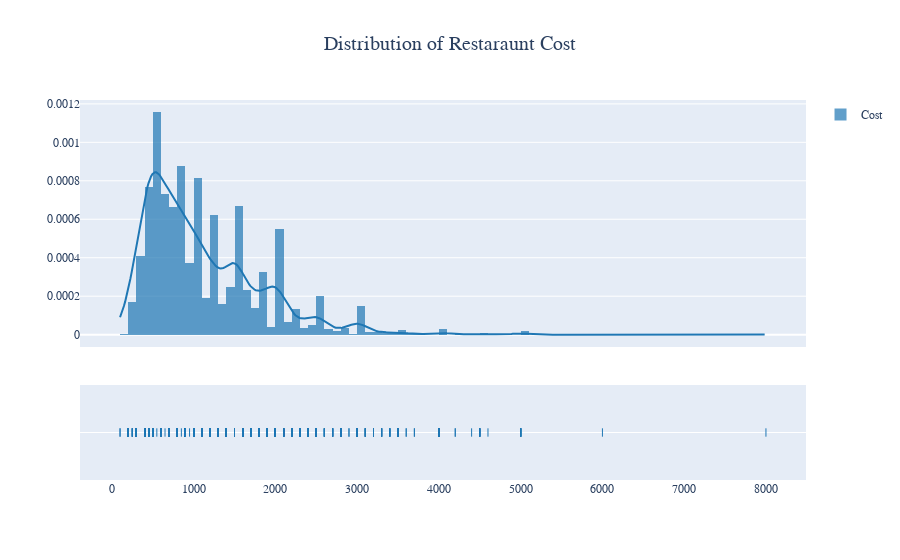

Source (notebook cell):
### Code cell
fig = ff.create_distplot([df.Cost],['Cost'],bin_size=100)
fig.update_layout(title_text='Distribution of Restaraunt Cost', 
                  title_font_color = 'medium turquoise', title_x = 0.5,
                  font_family="San Serif",
                  titlefont={'size': 20},)
iplot(fig, filename='Basic Distplot')

### Figure 1 — Plotly figure (JSON) as saved in the notebook; plotly's stock layout.template omitted (floating-point values rounded to 4 significant figures; data arrays with more than 128 entries replaced by an {"elided": "..."} marker saying what was removed)
{"data": [{"autobinx": false, "histnorm": "probability density", "legendgroup": "Cost", "marker": {"color": "rgb(31, 119, 180)"}, "name": "Cost", "opacity": 0.7, "type": "histogram", "x": {"elided": "6593 int values"}, "xaxis": "x", "xbins": {"end": 8000, "size": 100, "start": 100}, "yaxis": "y"}, {"legendgroup": "Cost", "marker": {"color": "rgb(31, 119, 180)"}, "mode": "lines", "name": "Cost", "showlegend": false, "type": "scatter", "x": {"elided": "500 float values"}, "xaxis": "x", "y": {"elided": "500 float values"}, "yaxis": "y"}, {"legendgroup": "Cost", "marker": {"color": "rgb(31, 119, 180)", "symbol": "line-ns-open"}, "mode": "markers", "name": "Cost", "showlegend": false, "type": "scatter", "x": {"elided": "6593 int values"}, "xaxis": "x", "y": {"elided": "6593 str values"}, "yaxis": "y2"}], "layout": {"barmode": "overlay", "font": {"family": "San Serif"}, "hovermode": "closest", "legend": {"traceorder": "reversed"}, "title": {"font": {"color": "medium turquoise", "size": 20}, "text": "Distribution of Restaraunt Cost", "x": 0.5}, "xaxis": {"anchor": "y2", "domain": [0, 1], "zeroline": false}, "yaxis": {"anchor": "free", "domain": [0.35, 1], "position": 0}, "yaxis2": {"anchor": "x", "domain": [0, 0.25], "dtick": 1, "showticklabels": false}}}
